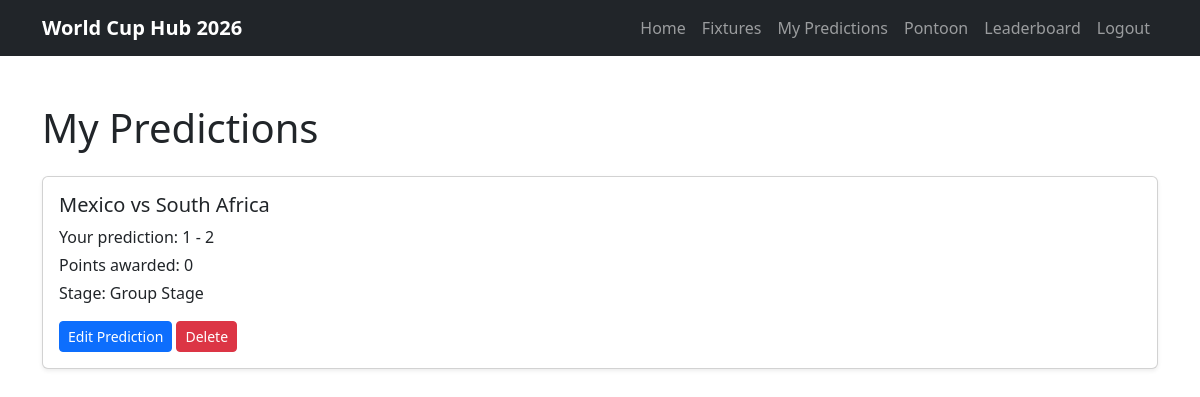
Page /my-predictions/ (signed in) on the earlier database version.
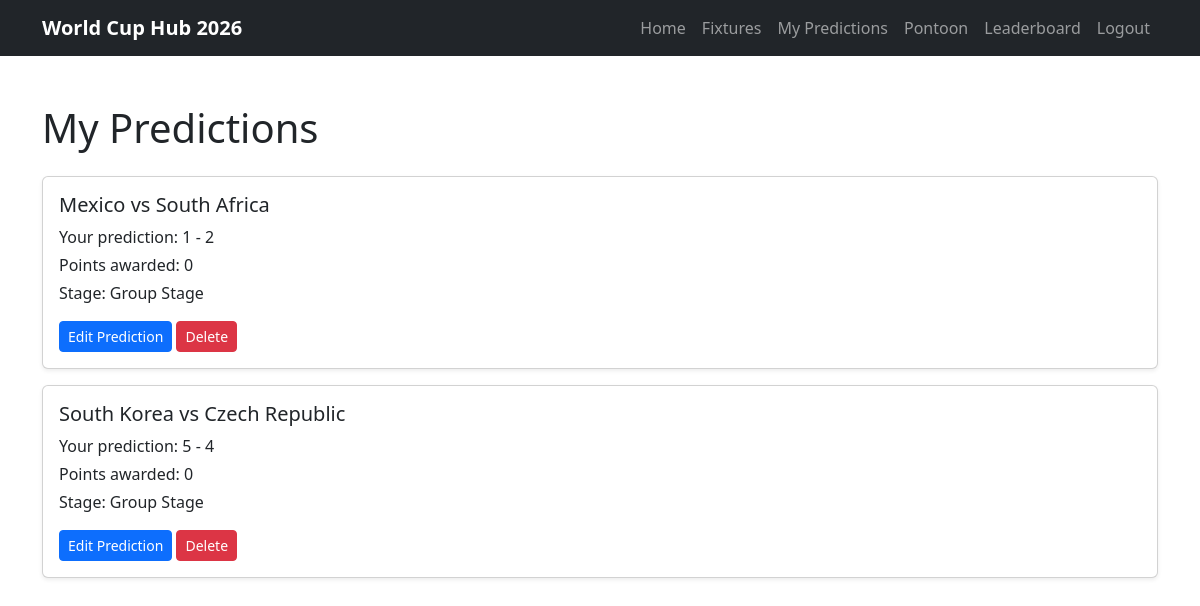
Same page on the later database version.
### predictor/models.py (models this page shows, shortened)
class Prediction(models.Model):
    user = models.ForeignKey(
        User,
        on_delete=models.CASCADE,
        related_name='predictions'
    )
    fixture = models.ForeignKey(
        Fixture,
        on_delete=models.CASCADE,
        related_name='predictions'
    )
    predicted_home_score = models.PositiveIntegerField()
    predicted_away_score = models.PositiveIntegerField()
    points_awarded = models.IntegerField(default=0)
    created_at = models.DateTimeField(auto_now_add=True)
    class Meta:
        unique_together = ('user', 'fixture')
        ordering = ['fixture__kickoff_time']

class Fixture(models.Model):
    STAGE_CHOICES = [
        ('Group Stage', 'Group Stage'),
        ('Round of 32', 'Round of 32'),
        ('Round of 16', 'Round of 16'),
        ('Quarterfinals', 'Quarterfinals'),
        ('Semifinals', 'Semifinals'),
        ('Final', 'Final'),
    ]
    home_team = models.ForeignKey(
        Team,
        on_delete=models.CASCADE,
        related_name='home_fixtures'
    )
    away_team = models.ForeignKey(
        Team,
        on_delete=models.CASCADE,
        related_name='away_fixtures'
    )
    stadium = models.ForeignKey(
        Stadium,
        on_delete=models.SET_NULL,
        related_name='fixtures',
        null=True,
        blank=True
    )
    stage = models.CharField(max_length=20, choices=STAGE_CHOICES)
    matchday = models.PositiveIntegerField(
    blank=True,
    null=True
)
    kickoff_time = models.DateTimeField()
    home_team_score = models.PositiveIntegerField(blank=True, null=True)
    away_team_score = models.PositiveIntegerField(blank=True, null=True)
    class Meta:
        ordering = ['kickoff_time']

class Team(models.Model):
    GROUP_CHOICES = [
        ('A', 'Group A'),
        ('B', 'Group B'),
        ('C', 'Group C'),
        ('D', 'Group D'),
        ('E', 'Group E'),
        ('F', 'Group F'),
        ('G', 'Group G'),
        ('H', 'Group H'),
        ('I', 'Group I'),
        ('J', 'Group J'),
        ('K', 'Group K'),
        ('L', 'Group L'),
    ]
    name = models.CharField(max_length=100)
    group = models.CharField(max_length=1, choices=GROUP_CHOICES)
    manager = models.CharField(max_length=100, blank=True, null=True)
    captain = models.CharField(max_length=100, blank=True, null=True)
    best_world_cup_finish = models.CharField(max_length=100, blank=True, null=True)
    best_world_cup_year = models.CharField(max_length=100, blank=True, null=True)
    def __str__(self):
        return self.name

### predictor/views.py (the view)
@login_required
def my_predictions(request):
    predictions = Prediction.objects.filter(
        user=request.user
    )
    context = {
        "predictions": predictions,
    }
    return render(
        request,
        "predictor/my_predictions.html",
        context
    )

### predictor/templates/predictor/my_predictions.html
{% extends "base.html" %} {% block title %} My Predictions | World Cup Hub 2026 {% endblock %} {% block content %}
<section class="container py-5">
  <h1 class="mb-4">My Predictions</h1>
  {% for prediction in predictions %}
  <div class="card mb-3 shadow-sm">
    <div class="card-body">
      <h2 class="h5">{{ prediction.fixture.home_team }} vs {{ prediction.fixture.away_team }}</h2>
      <p class="mb-1">Your prediction: {{ prediction.predicted_home_score }} - {{ prediction.predicted_away_score }}</p>
      <p class="mb-1">Points awarded: {{ prediction.points_awarded }}</p>
      <p class="mb-0">Stage: {{ prediction.fixture.get_stage_display }}</p>
      <a href="{% url 'create_prediction' prediction.fixture.id %}" class="btn btn-primary btn-sm mt-3"> Edit Prediction </a>
      <a href="{% url 'delete_prediction' prediction.id %}" class="btn btn-danger btn-sm mt-3"> Delete </a>
    </div>
  </div>
  {% empty %}
  <p>You have not made any predictions yet.</p>
  {% endfor %}
</section>
{% endblock %}

### templates/base.html (shortened to what this page needs)
{% load static %}
<!doctype html>
<html lang="en">
  <head>
    <link href="https://cdn.jsdelivr.net/npm/bootstrap@5.3.3/dist/css/bootstrap.min.css" rel="stylesheet" />
    <link rel="stylesheet" href="{% static 'css/style.css' %}" />
  </head>
  <body>
    <nav class="navbar navbar-expand-lg navbar-dark bg-dark">
      <div class="container">
        <a class="navbar-brand fw-bold" href="{% url 'home' %}">World Cup Hub 2026</a>
        <div class="collapse navbar-collapse" id="mainNavbar">
          <ul class="navbar-nav ms-auto mb-2 mb-lg-0">
            <li class="nav-item">
              <a class="nav-link" href="{% url 'home' %}">Home</a>
            </li>
            <li class="nav-item">
              <a class="nav-link" href="{% url 'fixtures' %}">Fixtures</a>
            </li>
            <li class="nav-item">
              <a class="nav-link" href="{% url 'my_predictions' %}"> My Predictions </a>
            </li>
            <li class="nav-item">
              <a class="nav-link" href="{% url 'pontoon_home' %}"> Pontoon </a>
            </li>
            <li class="nav-item">
              <a class="nav-link" href="{% url 'leaderboard' %}"> Leaderboard </a>
            </li>
{% if user.is_authenticated %}
<li class="nav-item">
    <a class="nav-link" href="{% url 'account_logout' %}">
        Logout
    </a>
</li>
{% endif %}
          </ul>
        </div>
      </div>
    </nav>
<main>
  {% block content %}
  {% endblock %}
</main>
  </body>
</html>

Differences in the rows shown:
added Prediction: fixture.home_team "South Korea", fixture.away_team "Czech Republic", predicted_home_score "5", predicted_away_score "4", points_awarded "0", fixture.stage "Group Stage"
